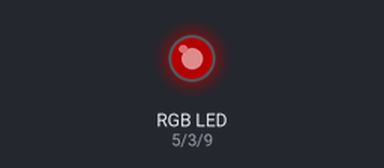
The sketch below on a simulated Arduino Uno, built with avr-gcc and run on an emulated ATmega328P. Parts: an RGB LED mixed from three pins (HIGH = lit). Dim RGB values are drawn brighter than linear.

Above: at 0.05 s.
At 0.55 s:
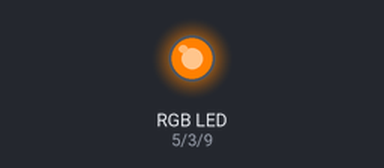
At 1.05 s:
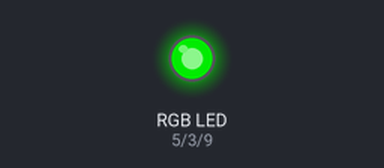
At 2.1 s:
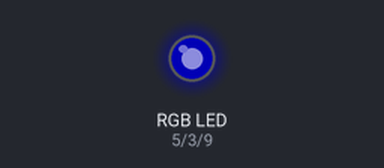
At 3.2 s:
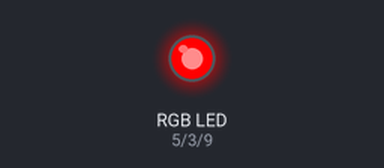
At 4.3 s:
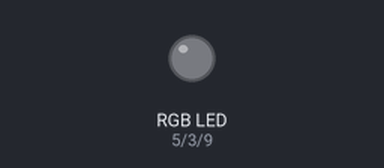
Timing chart, 0 to 5.6 s (numbered marks = the images above):
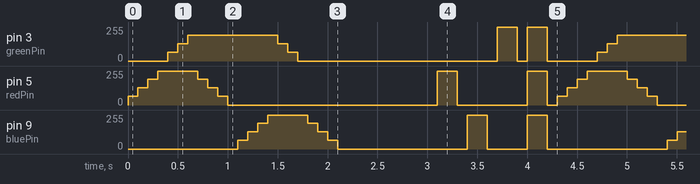

The sketch:

regenbooglampje.ino
```cpp
int redPin = 5;
int greenPin = 3;
int bluePin = 9;

void setup()
{
  pinMode(redPin, OUTPUT);
  pinMode(greenPin, OUTPUT);
  pinMode(bluePin, OUTPUT);

}

void loop()
{

  setColor(64,0,0);
  delay(100);
  setColor(128,0,0);
  delay(100);
  setColor(192,0,0);
  delay(100);
  setColor(255,0,0);
  delay(100);
  setColor(255,64,0);
  delay(100);
  setColor(255,128,0);
  delay(100);
  setColor(255,192,0);
  delay(100);
  setColor(192,192,0);
  delay(100);
  setColor(128,192,0);
  delay(100);
  setColor(64,192,0);
  delay(100);
  setColor(0,192,0);
  delay(100);
  setColor(0,192,64);
  delay(100);
  setColor(0,192,128);
  delay(100);
  setColor(0,192,192);
  delay(100);
  setColor(0,192,255);
  delay(100);
  setColor(0,128,255);
  delay(100);
  setColor(0,64,255);
  delay(100);
  setColor(0,0,255);
  delay(100);
  setColor(0,0,192);
  delay(100);
  setColor(0,0,128);
  delay(100);
  setColor(0,0,64);
  delay(100);
  setColor(0,0,0);
  delay(1000);
  setColor(255,0,0);
  delay(200);
  setColor(0,0,0);
  delay(100);
  setColor(0,0,255);
  delay(200);
  setColor(0,0,0);
  delay(100);
  setColor(0,255,0);
  delay(200);
  setColor(0,0,0);
  delay(100);
  setColor(255,255,255);
  delay(200);
  setColor(0,0,0);
  delay(100);
}

void setColor(int red, int green, int blue)
{
  analogWrite(redPin, red);
  analogWrite(greenPin, green);
  analogWrite(bluePin, blue);
}
```

Measured:
- by itself, pin 3 (greenPin): repeats every 4.3 s: 128/255 0.10 s, 192/255 0.90 s, 128/255 0.10 s, 64/255 0.10 s, 0/255 2.0 s, 255/255 0.20 s, 0/255 0.10 s, 255/255 0.20 s, 0/255 0.50 s, 64/255 0.10 s
- by itself, pin 5 (redPin): repeats every 4.3 s: 128/255 0.10 s, 192/255 0.10 s, 255/255 0.40 s, 192/255 0.10 s, 128/255 0.10 s, 64/255 0.10 s, 0/255 2.1 s, 255/255 0.20 s, 0/255 0.70 s, 255/255 0.20 s, 0/255 0.10 s, 64/255 0.10 s
